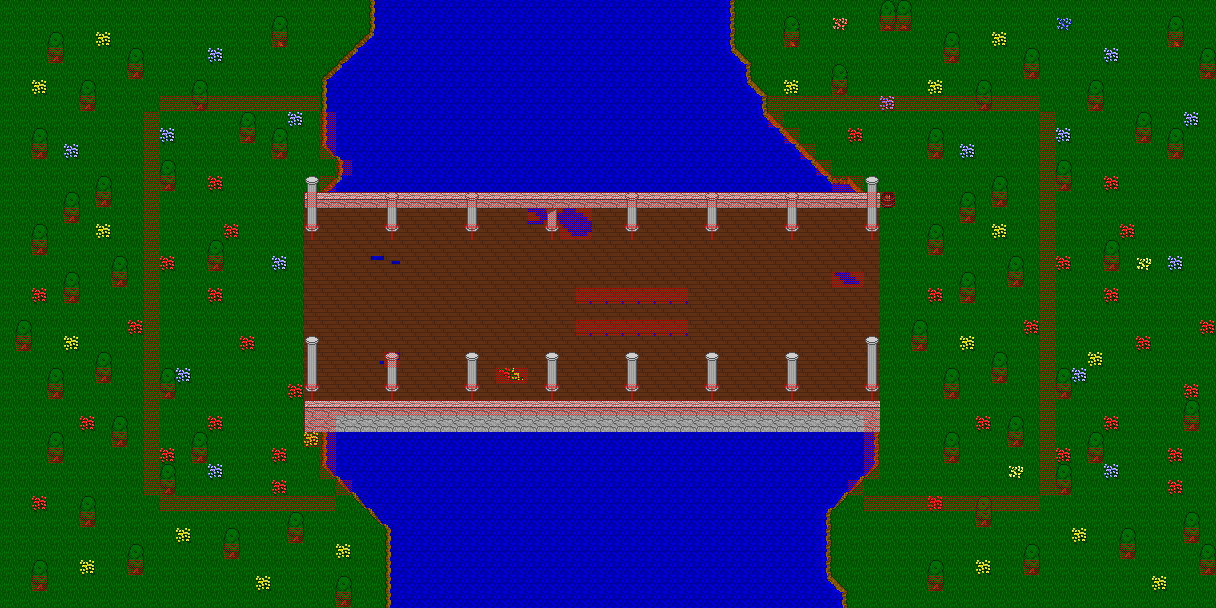

A 2D game scene composited from a Tiled map and its tileset images. What follows is a short description and the map's XML, with each tile layer's data collapsed to a summary:
An orthogonal 76x38 tile map with 16x16 px tiles, 5 tile layers (map, bmap, fmap, shadows, ...), 4 tilesets and 24 objects (10x entity, 10x zone, 4x marker).

<map version="1.10" tiledversion="1.10.2" orientation="orthogonal" renderorder="right-down" width="76" height="38" tilewidth="16" tileheight="16" infinite="0" backgroundcolor="#0e0e0e" nextlayerid="10" nextobjectid="25">
 <properties>
  <property name="can_save" value="0" />
  <property name="can_warp" value="0" />
  <property name="description" value="Randen Bridge" />
  <property name="map_mode" value="0" />
  <property name="map_no" value="5" />
  <property name="pdiv" value="0" />
  <property name="pmult" value="0" />
  <property name="song_file" value="town.mod" />
  <property name="stx" value="11" />
  <property name="sty" value="18" />
  <property name="tileset" value="1" />
  <property name="use_sstone" value="0" />
  <property name="warpx" value="11" />
  <property name="warpy" value="18" />
  <property name="zero_zone" value="0" />
 </properties>
 <tileset firstgid="1" source="newtown.tsx" />
 <tileset firstgid="801" source="entities.tsx" />
 <tileset firstgid="1773" source="misc.tsx" />
 <tileset firstgid="2073" source="obstacles.tsx" />
 <layer id="1" name="map" width="76" height="38">
  <data>[2888 cells, 2888 non-empty, 17 distinct tile ids]</data>
 </layer>
 <layer id="2" name="bmap" width="76" height="38">
  <data>[2888 cells, 112 non-empty, 25 distinct tile ids]</data>
 </layer>
 <objectgroup color="#ff00ff" id="3" name="entities">
  <object id="1" name="Entity 0" type="entity" gid="993" x="256" y="256" width="16" height="16">
   <properties>
    <property name="active" value="1" />
    <property name="atype" value="1" />
    <property name="chasing" value="0" />
    <property name="chrx" value="16" />
    <property name="cmd" value="0" />
    <property name="cmdnum" value="0" />
    <property name="delay" value="50" />
    <property name="delayctr" value="0" />
    <property name="eid" value="255" />
    <property name="facehero" value="0" />
    <property name="facing" value="2" />
    <property name="framectr" value="0" />
    <property name="movcnt" value="0" />
    <property name="movemode" value="0" />
    <property name="moving" value="0" />
    <property name="obsmode" value="1" />
    <property name="scount" value="0" />
    <property name="script" value="" />
    <property name="sidx" value="0" />
    <property name="snapback" value="0" />
    <property name="speed" value="3" />
    <property name="transl" value="0" />
   </properties>
  </object>
  <object id="2" name="Entity 1" type="entity" gid="993" x="256" y="336" width="16" height="16">
   <properties>
    <property name="active" value="1" />
    <property name="atype" value="1" />
    <property name="chasing" value="0" />
    <property name="chrx" value="16" />
    <property name="cmd" value="0" />
    <property name="cmdnum" value="0" />
    <property name="delay" value="50" />
    <property name="delayctr" value="0" />
    <property name="eid" value="255" />
    <property name="facehero" value="0" />
    <property name="facing" value="2" />
    <property name="framectr" value="0" />
    <property name="movcnt" value="0" />
    <property name="movemode" value="0" />
    <property name="moving" value="0" />
    <property name="obsmode" value="1" />
    <property name="scount" value="0" />
    <property name="script" value="" />
    <property name="sidx" value="0" />
    <property name="snapback" value="0" />
    <property name="speed" value="2" />
    <property name="transl" value="0" />
   </properties>
  </object>
  <object id="3" name="Entity 2" type="entity" gid="801" x="384" y="336" width="16" height="16">
   <properties>
    <property name="active" value="1" />
    <property name="atype" value="1" />
    <property name="chasing" value="0" />
    <property name="chrx" value="0" />
    <property name="cmd" value="0" />
    <property name="cmdnum" value="0" />
    <property name="delay" value="25" />
    <property name="delayctr" value="0" />
    <property name="eid" value="255" />
    <property name="facehero" value="0" />
    <property name="facing" value="0" />
    <property name="framectr" value="0" />
    <property name="movcnt" value="0" />
    <property name="movemode" value="0" />
    <property name="moving" value="0" />
    <property name="obsmode" value="1" />
    <property name="scount" value="0" />
    <property name="script" value="L4U1L11F3" />
    <property name="sidx" value="0" />
    <property name="snapback" value="0" />
    <property name="speed" value="6" />
    <property name="transl" value="0" />
   </properties>
  </object>
  <object id="4" name="Entity 3" type="entity" gid="813" x="512" y="208" width="16" height="16">
   <properties>
    <property name="active" value="1" />
    <property name="atype" value="1" />
    <property name="chasing" value="0" />
    <property name="chrx" value="1" />
    <property name="cmd" value="0" />
    <property name="cmdnum" value="0" />
    <property name="delay" value="25" />
    <property name="delayctr" value="0" />
    <property name="eid" value="255" />
    <property name="facehero" value="1" />
    <property name="facing" value="3" />
    <property name="framectr" value="0" />
    <property name="movcnt" value="0" />
    <property name="movemode" value="0" />
    <property name="moving" value="0" />
    <property name="obsmode" value="1" />
    <property name="scount" value="0" />
    <property name="script" value="" />
    <property name="sidx" value="0" />
    <property name="snapback" value="0" />
    <property name="speed" value="6" />
    <property name="transl" value="0" />
   </properties>
  </object>
  <object id="5" name="Entity 4" type="entity" gid="825" x="368" y="240" width="16" height="16">
   <properties>
    <property name="active" value="1" />
    <property name="atype" value="1" />
    <property name="chasing" value="0" />
    <property name="chrx" value="2" />
    <property name="cmd" value="0" />
    <property name="cmdnum" value="0" />
    <property name="delay" value="25" />
    <property name="delayctr" value="0" />
    <property name="eid" value="255" />
    <property name="facehero" value="0" />
    <property name="facing" value="0" />
    <property name="framectr" value="0" />
    <property name="movcnt" value="0" />
    <property name="movemode" value="0" />
    <property name="moving" value="0" />
    <property name="obsmode" value="1" />
    <property name="scount" value="0" />
    <property name="script" value="" />
    <property name="sidx" value="0" />
    <property name="snapback" value="0" />
    <property name="speed" value="6" />
    <property name="transl" value="0" />
   </properties>
  </object>
  </objectgroup>
 <layer id="4" name="fmap" width="76" height="38">
  <data>[2888 cells, 100 non-empty, 7 distinct tile ids]</data>
 </layer>
 <layer id="5" name="shadows" width="76" height="38" opacity="0.5">
  <data>[2888 cells, 0 non-empty, 0 distinct tile ids]</data>
 </layer>
 <layer id="6" name="obstacles" width="76" height="38" opacity="0.5">
  <data>[2888 cells, 296 non-empty, 2 distinct tile ids]</data>
 </layer>
 <objectgroup color="#008000" id="7" name="zones">
  <!-- 10 objects omitted --></objectgroup>
 <objectgroup color="#ffff00" id="8" name="markers">
  <!-- 4 objects omitted --></objectgroup>
 <objectgroup color="#0000ff" id="9" name="bounds" visible="0" />
</map>
<!-- 19 of 24 objects omitted -->
